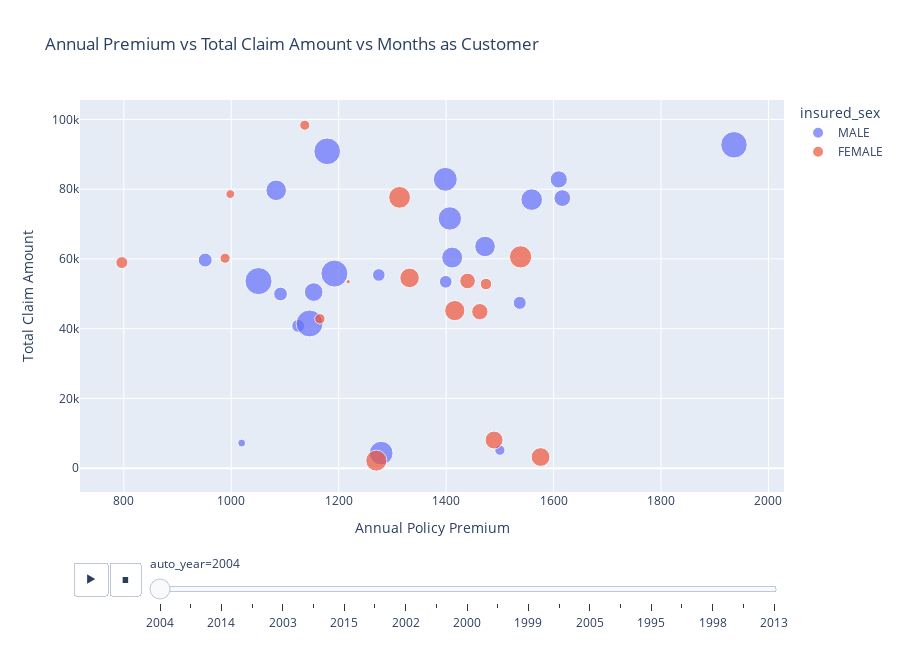

This figure's notebook cell:
### Code cell
# Suppress warnings
import warnings
warnings.filterwarnings('ignore')

# Create a bubble plot using Plotly Express
fig = px.scatter(
    data,
    x="policy_annual_premium",
    y="total_claim_amount",
    size="months_as_customer",
    color="insured_sex",
    animation_frame="auto_year",
    title="Annual Premium vs Total Claim Amount vs Months as Customer",
    labels={
        "policy_annual_premium": "Annual Policy Premium",
        "total_claim_amount": "Total Claim Amount"
    },
    height=650
)

# Improve marker scaling for better visualization
fig.update_traces(marker=dict(sizemode='area', opacity=0.7))

fig.show()

### Figure 1 — Plotly figure (JSON) as saved in the notebook; plotly's stock layout.template omitted (floating-point values rounded to 4 significant figures)
{"data": [{"hovertemplate": "insured_sex=MALE<br>auto_year=2004<br>Annual Policy Premium=%{x}<br>Total Claim Amount=%{y}<br>months_as_customer=%{marker.size}<extra></extra>", "legendgroup": "MALE", "marker": {"color": "#636efa", "opacity": 0.7, "size": [328, 338, 38, 440, 208, 264, 96, 177, 113, 344, 116, 280, 254, 63, 102, 169, 96, 437, 100, 435, 421, 427, 254], "sizemode": "area", "sizeref": 1.198, "symbol": "circle"}, "mode": "markers", "name": "MALE", "orientation": "v", "showlegend": true, "type": "scatter", "x": [1407.0, 1279.0, 1019.0, 1051.0, 1153.0, 1411.0, 1399.0, 1610.0, 1092.0, 1398.0, 951.5, 1559.0, 1472.0, 1500.0, 1537.0, 1616.0, 1275.0, 1192.0, 1125.0, 1146.0, 1936.0, 1179.0, 1084.0], "xaxis": "x", "y": [71610, 4300, 7200, 53640, 50500, 60390, 53440, 82800, 49950, 82830, 59670, 77000, 63580, 5160, 47400, 77440, 55400, 55800, 40800, 41490, 92730, 90860, 79680], "yaxis": "y"}, {"hovertemplate": "insured_sex=FEMALE<br>auto_year=2004<br>Annual Policy Premium=%{x}<br>Total Claim Amount=%{y}<br>months_as_customer=%{marker.size}<extra></extra>", "legendgroup": "FEMALE", "marker": {"color": "#EF553B", "opacity": 0.7, "size": [62, 194, 61, 80, 11, 283, 159, 297, 211, 65, 85, 266, 147, 46, 246, 229], "sizemode": "area", "sizeref": 1.198, "symbol": "circle"}, "mode": "markers", "name": "FEMALE", "orientation": "v", "showlegend": true, "type": "scatter", "x": [988.5, 1489.0, 1137.0, 1474.0, 1218.0, 1313.0, 1463.0, 1539.0, 1576.0, 1165.0, 796.4, 1270.0, 1440.0, 998.2, 1416.0, 1332.0], "xaxis": "x", "y": [60200, 8060, 98340, 52800, 53460, 77660, 44880, 60600, 3190, 42840, 58960, 2160, 53680, 78600, 45180, 54560], "yaxis": "y"}], "layout": {"height": 650, "legend": {"itemsizing": "constant", "title": {"text": "insured_sex"}, "tracegroupgap": 0}, "sliders": [{"active": 0, "currentvalue": {"prefix": "auto_year="}, "len": 0.9, "pad": {"b": 10, "t": 60}, "steps": [{"args": [["2004"], {"frame": {"duration": 0, "redraw": false}, "fromcurrent": true, "mode": "immediate", "transition": {"duration": 0, "easing": "linear"}}], "label": "2004", "method": "animate"}, {"args": [["2007"], {"frame": {"duration": 0, "redraw": false}, "fromcurrent": true, "mode": "immediate", "transition": {"duration": 0, "easing": "linear"}}], "label": "2007", "method": "animate"}, {"args": [["2014"], {"frame": {"duration": 0, "redraw": false}, "fromcurrent": true, "mode": "immediate", "transition": {"duration": 0, "easing": "linear"}}], "label": "2014", "method": "animate"}, {"args": [["2009"], {"frame": {"duration": 0, "redraw": false}, "fromcurrent": true, "mode": "immediate", "transition": {"duration": 0, "easing": "linear"}}], "label": "2009", "method": "animate"}, {"args": [["2003"], {"frame": {"duration": 0, "redraw": false}, "fromcurrent": true, "mode": "immediate", "transition": {"duration": 0, "easing": "linear"}}], "label": "2003", "method": "animate"}, {"args": [["2012"], {"frame": {"duration": 0, "redraw": false}, "fromcurrent": true, "mode": "immediate", "transition": {"duration": 0, "easing": "linear"}}], "label": "2012", "method": "animate"}, {"args": [["2015"], {"frame": {"duration": 0, "redraw": false}, "fromcurrent": true, "mode": "immediate", "transition": {"duration": 0, "easing": "linear"}}], "label": "2015", "method": "animate"}, {"args": [["1996"], {"frame": {"duration": 0, "redraw": false}, "fromcurrent": true, "mode": "immediate", "transition": {"duration": 0, "easing": "linear"}}], "label": "1996", "method": "animate"}, {"args": [["2002"], {"frame": {"duration": 0, "redraw": false}, "fromcurrent": true, "mode": "immediate", "transition": {"duration": 0, "easing": "linear"}}], "label": "2002", "method": "animate"}, {"args": [["2006"], {"frame": {"duration": 0, "redraw": false}, "fromcurrent": true, "mode": "immediate", "transition": {"duration": 0, "easing": "linear"}}], "label": "2006", "method": "animate"}, {"args": [["2000"], {"frame": {"duration": 0, "redraw": false}, "fromcurrent": true, "mode": "immediate", "transition": {"duration": 0, "easing": "linear"}}], "label": "2000", "method": "animate"}, {"args": [["2010"], {"frame": {"duration": 0, "redraw": false}, "fromcurrent": true, "mode": "immediate", "transition": {"duration": 0, "easing": "linear"}}], "label": "2010", "method": "animate"}, {"args": [["1999"], {"frame": {"duration": 0, "redraw": false}, "fromcurrent": true, "mode": "immediate", "transition": {"duration": 0, "easing": "linear"}}], "label": "1999", "method": "animate"}, {"args": [["2011"], {"frame": {"duration": 0, "redraw": false}, "fromcurrent": true, "mode": "immediate", "transition": {"duration": 0, "easing": "linear"}}], "label": "2011", "method": "animate"}, {"args": [["2005"], {"frame": {"duration": 0, "redraw": false}, "fromcurrent": true, "mode": "immediate", "transition": {"duration": 0, "easing": "linear"}}], "label": "2005", "method": "animate"}, {"args": [["2008"], {"frame": {"duration": 0, "redraw": false}, "fromcurrent": true, "mode": "immediate", "transition": {"duration": 0, "easing": "linear"}}], "label": "2008", "method": "animate"}, {"args": [["1995"], {"frame": {"duration": 0, "redraw": false}, "fromcurrent": true, "mode": "immediate", "transition": {"duration": 0, "easing": "linear"}}], "label": "1995", "method": "animate"}, {"args": [["2001"], {"frame": {"duration": 0, "redraw": false}, "fromcurrent": true, "mode": "immediate", "transition": {"duration": 0, "easing": "linear"}}], "label": "2001", "method": "animate"}, {"args": [["1998"], {"frame": {"duration": 0, "redraw": false}, "fromcurrent": true, "mode": "immediate", "transition": {"duration": 0, "easing": "linear"}}], "label": "1998", "method": "animate"}, {"args": [["1997"], {"frame": {"duration": 0, "redraw": false}, "fromcurrent": true, "mode": "immediate", "transition": {"duration": 0, "easing": "linear"}}], "label": "1997", "method": "animate"}, {"args": [["2013"], {"frame": {"duration": 0, "redraw": false}, "fromcurrent": true, "mode": "immediate", "transition": {"duration": 0, "easing": "linear"}}], "label": "2013", "method": "animate"}], "x": 0.1, "xanchor": "left", "y": 0, "yanchor": "top"}], "title": {"text": "Annual Premium vs Total Claim Amount vs Months as Customer"}, "updatemenus": [{"buttons": [{"args": [null, {"frame": {"duration": 500, "redraw": false}, "fromcurrent": true, "mode": "immediate", "transition": {"duration": 500, "easing": "linear"}}], "label": "&#9654;", "method": "animate"}, {"args": [[null], {"frame": {"duration": 0, "redraw": false}, "fromcurrent": true, "mode": "immediate", "transition": {"duration": 0, "easing": "linear"}}], "label": "&#9724;", "method": "animate"}], "direction": "left", "pad": {"r": 10, "t": 70}, "showactive": false, "type": "buttons", "x": 0.1, "xanchor": "right", "y": 0, "yanchor": "top"}], "xaxis": {"anchor": "y", "domain": [0, 1], "title": {"text": "Annual Policy Premium"}}, "yaxis": {"anchor": "x", "domain": [0, 1], "title": {"text": "Total Claim Amount"}}}}
